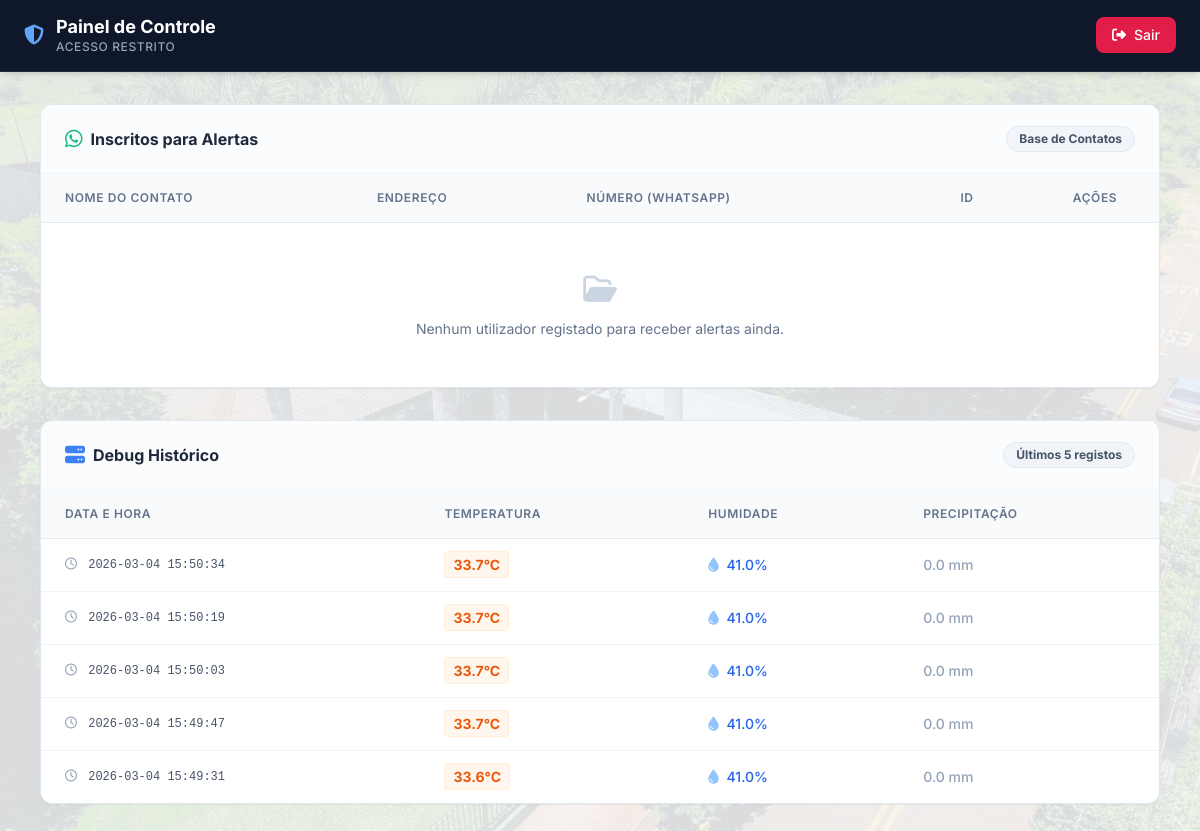
Before: /admin (signed in) with the older database file.
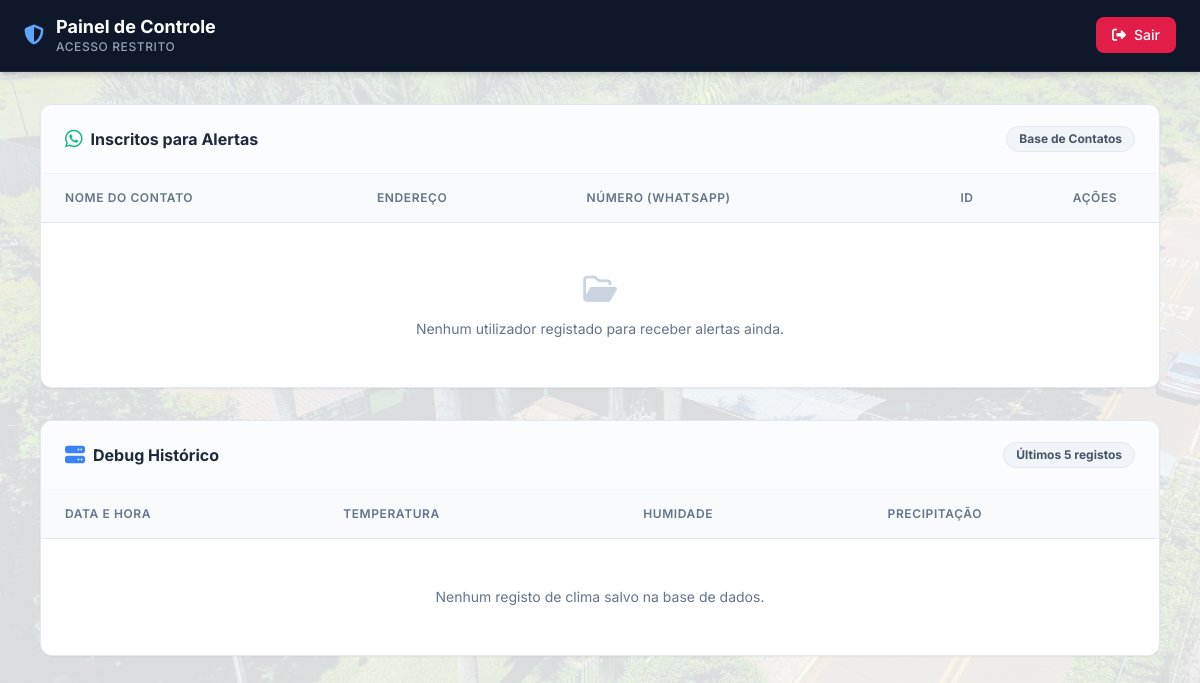
After: the same page with the newer database file.
### tables this page shows
CREATE TABLE historico_clima (

        id INTEGER PRIMARY KEY AUTOINCREMENT,

        temp REAL,
        sensacao REAL,
        umidade REAL,
        pressao REAL,

        uv REAL,
        radiacao REAL,

        vento_vel REAL,
        vento_rajada REAL,
        vento_dir REAL,

        chuva_rate REAL,
        chuva_evento REAL,
        chuva_hoje REAL,

        data_hora TEXT
    );

### routes/admin.py (the view)
@admin_routes.route("/admin", methods=["GET", "POST"])
def admin():
    if request.method == "POST":
        if request.form.get("senha") == SENHA_ADMIN:
            session["logado"] = True
            return redirect(url_for("admin.admin"))
        else:
            flash("Senha incorreta!")
    if request.args.get("sair"):
        session.pop("logado", None)
        return redirect(url_for("admin.admin"))
    if not session.get("logado"):
        return render_template("admin_login.html")
    conn = database.get_db()
    usuarios = conn.execute("SELECT * FROM usuarios ORDER BY id DESC").fetchall()
    historico = conn.execute(
        "SELECT * FROM historico_clima ORDER BY id DESC LIMIT 5"
    ).fetchall()
    conn.close()
    return render_template("admin_painel.html", usuarios=usuarios, historico=historico)

### database.py (called while the page is built)
def get_db():
    conn = sqlite3.connect(DATABASE)
    conn.row_factory = sqlite3.Row
    return conn

### templates/admin_painel.html (shortened to what this page needs)
<!DOCTYPE html>
<html lang="pt-BR">
<head>
    <script src="https://cdn.tailwindcss.com"></script>
    <link rel="stylesheet" href="https://cdnjs.cloudflare.com/ajax/libs/font-awesome/6.4.0/css/all.min.css">
    <link rel="stylesheet" href="{{ url_for('static', filename='css/style.css') }}">
</head>
<body class="bg-slate-50 font-['Inter'] text-slate-800 pb-12">
    <nav
        class="bg-slate-900 border-b border-slate-800 px-6 py-4 flex justify-between items-center sticky top-0 z-50 shadow-md">
        <div class="flex items-center gap-3">
            <i class="fa-solid fa-shield-halved text-blue-400 text-xl"></i>
            <div>
                <h1 class="text-lg font-bold text-white leading-tight">Painel de Controle</h1>
                <p class="text-xs font-medium text-slate-400 uppercase tracking-wider">Acesso Restrito</p>
            </div>
        </div>
        <div>
            <a href="/admin?sair=true"
                class="flex items-center gap-2 bg-rose-600 hover:bg-rose-500 text-white px-4 py-2 rounded-lg text-sm font-medium transition-colors shadow-sm">
                <i class="fa-solid fa-right-from-bracket"></i> Sair
            </a>
        </div>
    </nav>
    <main class="max-w-6xl mx-auto px-4 mt-8 space-y-8">
        <div class="bg-white border border-slate-200 rounded-xl shadow-sm overflow-hidden">
            <div class="px-6 py-5 border-b border-slate-100 bg-slate-50/50 flex justify-between items-center">
                <h3 class="text-base font-bold text-slate-800 flex items-center gap-2">
                    <i class="fa-brands fa-whatsapp text-emerald-500 text-xl"></i>
                    Inscritos para Alertas
                </h3>
                <span
                    class="bg-slate-100 text-slate-600 text-xs font-bold px-3 py-1 rounded-full border border-slate-200">
                    Base de Contatos
                </span>
            </div>
            <div class="overflow-x-auto">
                <table class="w-full text-left border-collapse">
                    <thead>
                        <tr class="bg-slate-50 text-slate-500 text-xs uppercase tracking-wider">
                            <th class="px-6 py-4 font-semibold border-b border-slate-200">Nome do Contato</th>
                            <th class="px-6 py-4 font-semibold border-b border-slate-200">Endereço</th>
                            <th class="px-6 py-4 font-semibold border-b border-slate-200">Número (WhatsApp)</th>
                            <th class="px-6 py-4 font-semibold border-b border-slate-200 w-32 text-center">ID</th>
                            <th class="px-6 py-4 font-semibold border-b border-slate-200 w-32 text-center">Ações</th>
                        </tr>
                    </thead>
                    <tbody class="divide-y divide-slate-100 text-sm">
                        {% for row in usuarios %}
                        <tr class="hover:bg-slate-50/80 transition-colors">
                            <td class="px-6 py-4 font-medium text-slate-800">
                                <i class="fa-regular fa-user text-slate-400 mr-2"></i> {{ row['nome'] }}
                            </td>
                            <td class="px-6 py-4 text-slate-600">
                                <i class="fa-solid fa-location-dot text-slate-400 mr-1"></i> {{ row['endereco'] }}
                            </td>
                            <td class="px-6 py-4 text-slate-600 font-mono">
                                {{ row['telefone'] }}
                            </td>
                            <td class="px-6 py-4 text-center">
                                <span
                                    class="bg-blue-50 text-blue-700 text-xs font-bold px-2 py-1 rounded border border-blue-100">
                                    #{{ row['id'] }}
                                </span>
                            </td>
                            <td class="px-6 py-4 text-center">
                                <a href="/admin/deletar/{{ row['id'] }}"
                                    onclick="return confirm('Apagar este utilizador?')"
                                    class="bg-rose-500 hover:bg-rose-600 text-white text-xs px-3 py-1 rounded shadow-sm">
                                    <i class="fa-solid fa-trash"></i>
                                </a>
                            </td>
                        </tr>
                        {% else %}
                        <tr>
                            <td colspan="5" class="px-6 py-12 text-center text-slate-500">
                                <i class="fa-regular fa-folder-open text-3xl text-slate-300 mb-3 block"></i>
                                Nenhum utilizador registado para receber alertas ainda.
                            </td>
                        </tr>
                        {% endfor %}
                    </tbody>
                </table>
            </div>
        </div>
        <div class="bg-white border border-slate-200 rounded-xl shadow-sm overflow-hidden">
            <div class="px-6 py-5 border-b border-slate-100 bg-slate-50/50 flex justify-between items-center">
                <h3 class="text-base font-bold text-slate-800 flex items-center gap-2">
                    <i class="fa-solid fa-server text-blue-500 text-xl"></i>
                    Debug Histórico
                </h3>
                <span
                    class="bg-slate-100 text-slate-600 text-xs font-bold px-3 py-1 rounded-full border border-slate-200">
                    Últimos 5 registos
                </span>
            </div>
            <div class="overflow-x-auto">
                <table class="w-full text-left border-collapse">
                    <thead>
                        <tr class="bg-slate-50 text-slate-500 text-xs uppercase tracking-wider">
                            <th class="px-6 py-4 font-semibold border-b border-slate-200">Data e Hora</th>
                            <th class="px-6 py-4 font-semibold border-b border-slate-200">Temperatura</th>
                            <th class="px-6 py-4 font-semibold border-b border-slate-200">Humidade</th>
                            <th class="px-6 py-4 font-semibold border-b border-slate-200">Precipitação</th>
                        </tr>
                    </thead>
                    <tbody class="divide-y divide-slate-100 text-sm">
                        {% for row in historico %}
                        <tr class="hover:bg-slate-50/80 transition-colors">
                            <td class="px-6 py-4 text-slate-600 font-mono text-xs">
                                <i class="fa-regular fa-clock text-slate-400 mr-1"></i> {{ row['data_hora'] }}
                            </td>
                            <td class="px-6 py-4">
                                <span
                                    class="font-bold text-orange-600 bg-orange-50 px-2 py-1 rounded border border-orange-100">
                                    {{ row['temp'] }}°C
                                </span>
                            </td>
                            <td class="px-6 py-4 text-blue-600 font-medium">
                                <i class="fa-solid fa-droplet text-blue-300 mr-1"></i> {{ row['umidade'] }}%
                            </td>
                            <td class="px-6 py-4 text-slate-700 font-medium">
                                {% if row['chuva_hoje'] > 0 %}
                                <span class="text-blue-600">{{ row['chuva_hoje'] }} mm</span>
                                {% else %}
                                <span class="text-slate-400">{{ row['chuva_hoje'] }} mm</span>
                                {% endif %}
                            </td>
                        </tr>
                        {% else %}
                        <tr>
                            <td colspan="4" class="px-6 py-12 text-center text-slate-500">
                                Nenhum registo de clima salvo na base de dados.
                            </td>
                        </tr>
                        {% endfor %}
                    </tbody>
                </table>
            </div>
        </div>
    </main>
</body>
</html>

### static/css/style.css (style rules this page uses)
body { font-family: 'Inter', sans-serif; color: #334155; background-color: #f8fafc; background-image: linear-gradient(rgba(248, 250, 252, 0.88), rgba(248, 250, 252, 0.88)), url('../background.jpg'); background-size: cover; background-position: center; background-attachment: fixed; background-repeat: no-repeat; }

Changed rows visible on the page:
removed historico_clima: data_hora "2026-03-04 15:50:34", temp "33.7", umidade "41.0", chuva_hoje "0.0"
removed historico_clima: data_hora "2026-03-04 15:50:19", temp "33.7", umidade "41.0", chuva_hoje "0.0"
removed historico_clima: data_hora "2026-03-04 15:50:03", temp "33.7", umidade "41.0", chuva_hoje "0.0"
removed historico_clima: data_hora "2026-03-04 15:49:47", temp "33.7", umidade "41.0", chuva_hoje "0.0"
removed historico_clima: data_hora "2026-03-04 15:49:31", temp "33.6", umidade "41.0", chuva_hoje "0.0"
Other visible differences:
text now shown: "Nenhum registo de clima salvo na base de dados."
